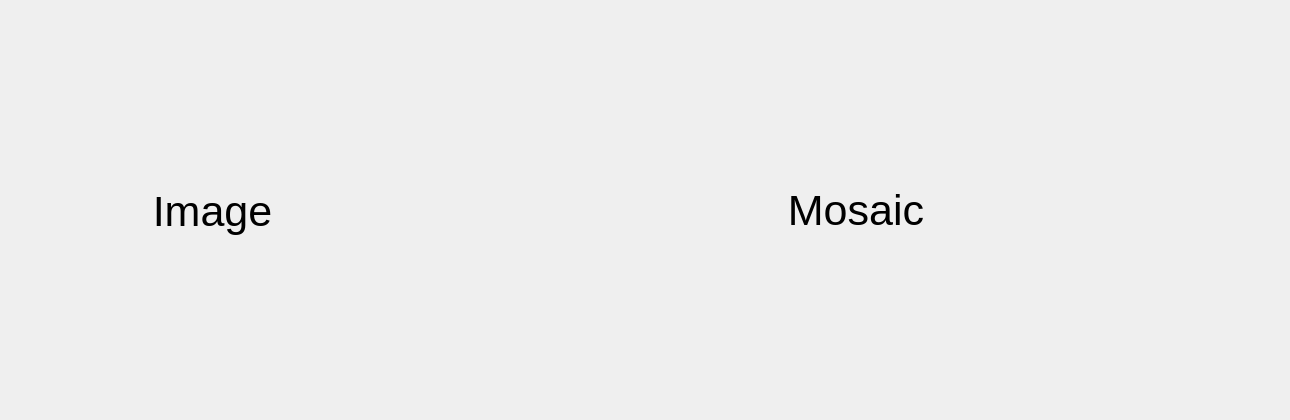
            <widget class="QWidget" name="tab_16">
             <attribute name="title">
              <string>Tab 2</string>
             </attribute>
             <widget class="QWidget" name="horizontalLayoutWidget_2">
              <property name="geometry">
               <rect>
                <x>0</x>
                <y>0</y>
                <width>1281</width>
                <height>411</height>
               </rect>
              </property>
              <layout class="QHBoxLayout" name="horizontalLayout_12">
               <item>
                <widget class="QLabel" name="Image">
                 <property name="sizePolicy">
                  <sizepolicy hsizetype="Minimum" vsizetype="Preferred">
                   <horstretch>0</horstretch>
                   <verstretch>0</verstretch>
                  </sizepolicy>
                 </property>
                 <property name="minimumSize">
                  <size>
                   <width>423</width>
                   <height>423</height>
                  </size>
                 </property>
                 <property name="maximumSize">
                  <size>
                   <width>550</width>
                   <height>600</height>
                  </size>
                 </property>
                 <property name="font">
                  <font>
                   <pointsize>32</pointsize>
                   <weight>50</weight>
                   <bold>false</bold>
                   <kerning>true</kerning>
                  </font>
                 </property>
                 <property name="autoFillBackground">
                  <bool>true</bool>
                 </property>
                 <property name="text">
                  <string>Image</string>
                 </property>
                 <property name="scaledContents">
                  <bool>true</bool>
                 </property>
                 <property name="alignment">
                  <set>Qt::AlignCenter</set>
                 </property>
                </widget>
               </item>
               <item>
                <widget class="QLabel" name="Mosaic">
                 <property name="minimumSize">
                  <size>
                   <width>850</width>
                   <height>420</height>
                  </size>
                 </property>
                 <property name="maximumSize">
                  <size>
                   <width>1200</width>
                   <height>600</height>
                  </size>
                 </property>
                 <property name="font">
                  <font>
                   <pointsize>32</pointsize>
                   <weight>50</weight>
                   <bold>false</bold>
                  </font>
                 </property>
                 <property name="autoFillBackground">
                  <bool>true</bool>
                 </property>
                 <property name="text">
                  <string>Mosaic</string>
                 </property>
                 <property name="scaledContents">
                  <bool>true</bool>
                 </property>
                 <property name="alignment">
                  <set>Qt::AlignCenter</set>
                 </property>
                </widget>
               </item>
              </layout>
             </widget>
            </widget>
